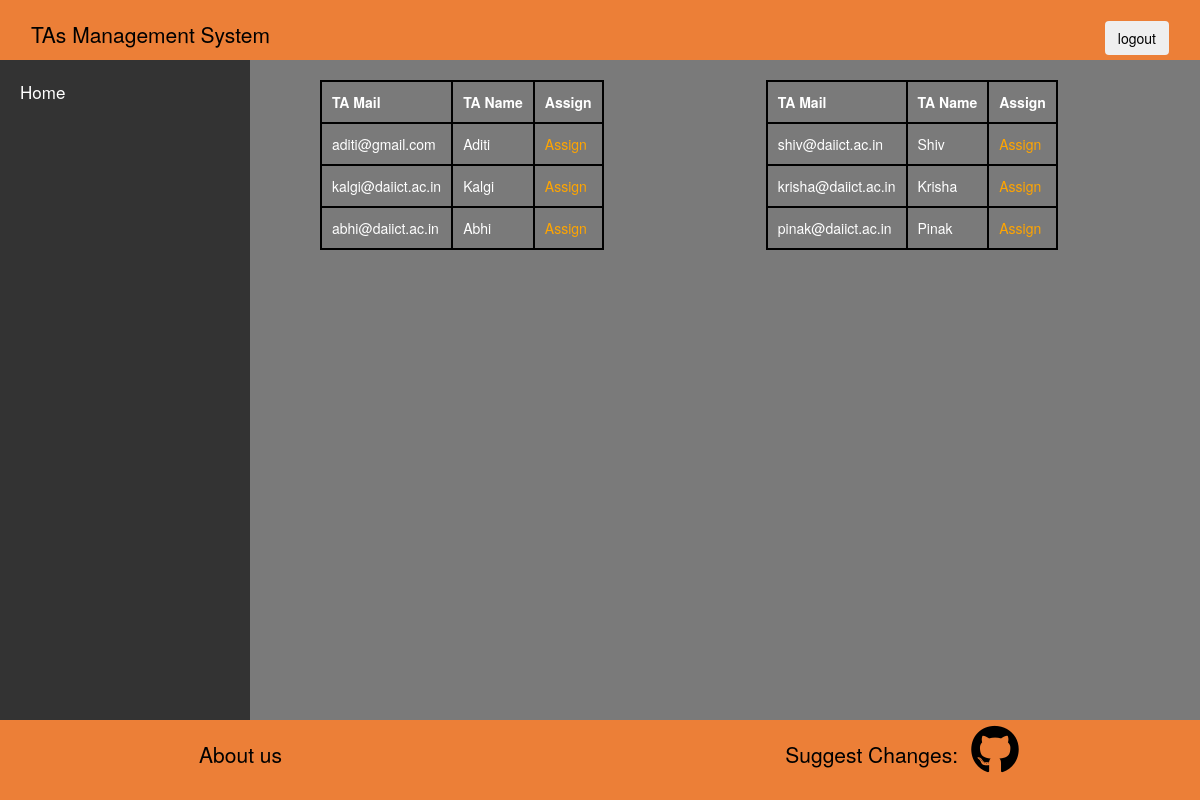
/Main/cohome/ta/talist/, run on the app's committed database.
### Main/models.py (models this page shows)
class ta(models.Model):
    name = models.CharField(max_length=30,null=False)
    pwd = models.CharField(max_length=8,null=False)
    cid = models.ForeignKey(course,on_delete=models.CASCADE,null=True)
    mail = models.EmailField(max_length=30,null=False,unique=True)
    year = models.IntegerField(null=False)
    ratings = models.FloatField(default=0,null=False)
    status = models.CharField(default='Not Assigned',max_length=12)
    an= models.BooleanField(default=False)

### Main/coviews.py (the view)
# urls.py: path('cohome/ta/talist/',talist,name='talist'),
def talist(request):
    context={}
    dataset=ta.objects.filter(status='Not Assigned')
    context['odd_rec']=ta.objects.none()
    context['even_rec']=ta.objects.none()
    for index,data in enumerate(dataset):
        if index%2==0:
            context['even_rec']|={data}
        else:
            context['odd_rec']|={data}
    return render(request, 'talist.html', context)

### templates/talist.html (shortened to what this page needs)
{%extends 'basic.html' %}
{%load static%}
{%block content%}
    <div class="sidenav">
      <a href="{% url 'gota' %}">Home</a>
    </div>
    <div class="main">
      <div class="notify">
      <div class="row">
        <div class="col-md-5 table-responsive " >
          <table id="t1" >
            <th>TA Mail</th>
            <th>TA Name</th>
            <th>Assign</th>
          {% for data in even_rec %}
          <tr>
          <td>{{data.mail}}</td>
          <td>{{ data.name }}</td>
            <td><a href="{% url 'assigntas' data.id %}">Assign</a></td>
          {% endfor %}
      </table>
        </div>
    <div class="col-md-4 table-responsive">
      <table id="2">
        <th>TA Mail</th>
        <th>TA Name</th>
        <th>Assign</th>
      {% for data in odd_rec %}
      <tr>
      <td>{{data.mail}}</td>
      <td>{{ data.name }}</td>
        <td><a href="{% url 'assigntas' data.id %}">Assign</a></td>
      {% endfor %}
  </table>
    </div>
    </div>
    </div>
    </div>
{%endblock%}

### Main/static/basic.css (style rules this page uses)
body { margin:0; font-family: 'Gill Sans', 'Gill Sans MT', Calibri, 'Trebuchet MS', sans-serif; box-sizing: border-box; }

### templates/basic.html (style rules this page uses)
.sidenav { width: 250px; position: fixed; top: 60px; background-color: #333; overflow: auto; padding-top: 10px; bottom: 80px; }
.sidenav a { padding: 10px 10px 10px 20px; text-decoration: none; font-size: 17px; color: #333; display: block; color: white; background-image: none; padding-left: auto; }
.main { margin-left: 250px; width: 100%; position: fixed; background-color: rgb(122, 122, 122); overflow: auto; top: 60px; bottom: 80px; padding-inline-start: 0%; padding-inline-end: 0%; }

### templates/talist.html (style rules this page uses)
table, th, td { border:2px solid black; color:white; padding:10px; }
#t1 { margin-left:50px; margin-right:0px; }
a { color:orange; }
.notify { margin: auto; padding: 20px; }

### data on the page
ta: mail "aditi@gmail.com", name "Aditi"
ta: mail "kalgi@daiict.ac.in", name "Kalgi"
ta: mail "abhi@daiict.ac.in", name "Abhi"
ta: mail "shiv@daiict.ac.in", name "Shiv"
ta: mail "krisha@daiict.ac.in", name "Krisha"
ta: mail "pinak@daiict.ac.in", name "Pinak"
